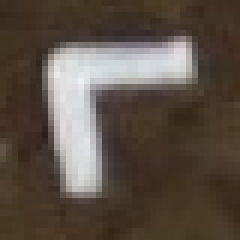
#> input picture template.jpg, 40 x 40 px, found by its file name (shown 6 times larger)
$ python code.py
#> lines starting #> are read from the running program, lines starting #| are printed output that depends on the picture
#!/usr/bin/env python3
# -*- coding: utf-8 -*-
"""
Created on Sat Apr 21 11:59:23 2018

@author: ayush
"""

#!/usr/bin/env python3
# -*- coding: utf-8 -*-
"""
Created on Sat Apr 21 04:39:16 2018

@author: ayush
"""

import cv2
import numpy as np
import csv

#Function to generate rotated versions of our GCP template
def rotateImage(image, angle):
  image_center = tuple(np.array(image.shape[1::-1]) / 2)
  rot_mat = cv2.getRotationMatrix2D(image_center, angle, 1.0)
  result = cv2.warpAffine(image, rot_mat, image.shape[1::-1], flags=cv2.INTER_LINEAR)
  return result

img_op_list=[] #List to contain points found in a particular image
final_list=[] #The final list that contains all images and all points
delta=100 #The minimum distance assumed between two GCPs

angle = 30 #Amount (in deg) by which our template GCP is rotated everytime.
k=360/angle #Number of such angular variations of template GCP
rot_ang = [j*angle for j in range(int(k))]

#Our original template:
template_orig = cv2.imread('/home/ayush/Downloads/template.jpg',0)
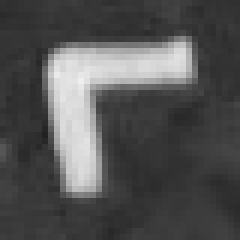
#> template_orig: shape (40, 40) (shown 6 times larger); min 33, max 239, mean 82.5

for angle in rot_ang:
    rotated_img = rotateImage(template_orig, angle)
    pts=np.where(rotated_img<20)
    rotated_img[pts[0], pts[1]] = 40 #Filling up dark space generated due to rotation
    cv2.imwrite('rotated_%d.png'%(angle), rotated_img) #Saving rotated templates for visualization
#> this loop made 12 passes
#> pts on passes 1 to 12: (empty array, empty array), 238 positions, rows 0 to 39, columns 0 to 39, 237 positions, rows 0 to 39, columns 0 to 39, 40 positions, rows 0 to 0, columns 0 to 39, 241 positions, rows 0 to 39, columns 0 to 39, 240 positions, rows 0 to 39, columns 0 to 39, 79 positions, rows 0 to 39, columns 0 to 39, 242 positions, rows 0 to 39, columns 0 to 39, 239 positions, rows 0 to 39, columns 0 to 39, 40 positions, rows 0 to 39, columns 0 to 0, 239 positions, rows 0 to 39, columns 0 to 39, 236 positions, rows 0 to 39, columns 0 to 39
#> pass 2, in rotateImage (call 2), `result = cv2.warpAffine(image, rot_mat, image.shape[1::-1], flags=cv2...`:
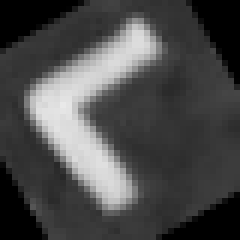
#> result: shape (40, 40) (shown 6 times larger); min 0, max 233, mean 74
#> pass 2, `cv2.imwrite('rotated_%d.png'%(angle), rotated_img)`:
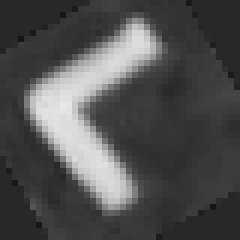
#> saved as rotated_30.png: shape (40, 40) (shown 6 times larger); min 22, max 233, mean 79.8
#> pass 3, in rotateImage (call 3), `result = cv2.warpAffine(image, rot_mat, image.shape[1::-1], flags=cv2...`:
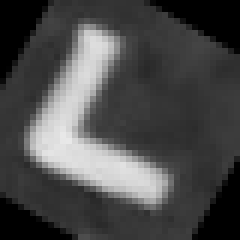
#> result: shape (40, 40) (shown 6 times larger); min 0, max 232, mean 73.9
#> after the loop:
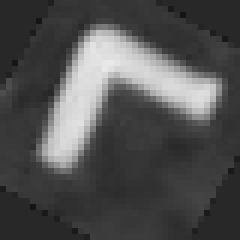
#> rotated_img: shape (40, 40) (shown 6 times larger); min 21, max 232, mean 79.8


#Names of the files for testing:
names= ['DSC01713.JPG', 'DSC01798.JPG', 'DSC01836.JPG', 'DSC01886.JPG', 'DSC01916.JPG', 'DSC02013.JPG', 'DSC02209.JPG', 'DSC02252.JPG', 'DSC02407.JPG', 'DSC02426.JPG']

for name in names:
    check=0 #Check counts the number of GCPs found in an image
    img_rgb = cv2.imread('/home/ayush/Downloads/for_assignment/%s'%(name))
#> (the run stopped early here; a loop or call above may not have finished)
